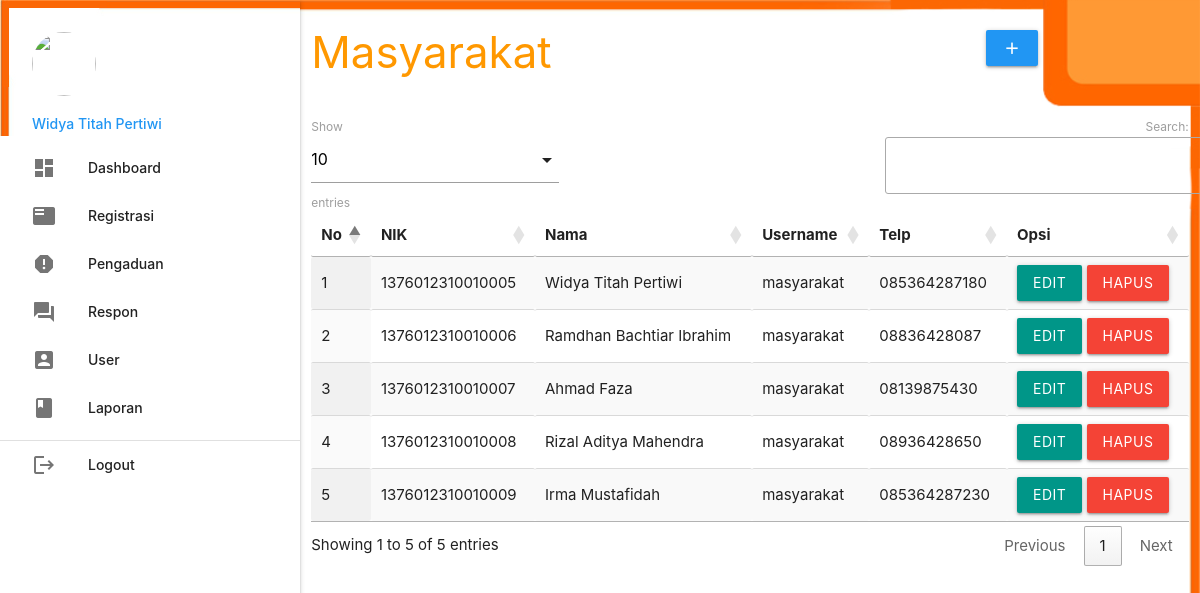
The app's page /admin/index.php?p=registrasi (signed in) with its own data.
### tables this page shows
CREATE TABLE `masyarakat` (
  `nik` varchar(16) NOT NULL,
  `nama` varchar(35) NOT NULL,
  `username` varchar(25) NOT NULL,
  `password` varchar(255) NOT NULL,
  `telp` varchar(13) NOT NULL
);

### admin/registrasi.php (the view, shortened to what this page needs)
       <div class="row">
         <div class="col s12 m9">
           <h3 class="orange-text">Masyarakat</h3>
         </div>
         <div class="col s12 m3">
           <div class="section"></div>
           <a class="waves-effect waves-light btn modal-trigger blue" href="#modal1"><i class="material-icons">add</i></a>
         </div>
       </div>
       <table id="example" class="display responsive-table" style="width:100%">
         <thead>
             <tr>
				<th>No</th>
				<th>NIK</th>
				<th>Nama</th>
				<th>Username</th>
				<th>Telp</th>
               	<th>Opsi</th>
             </tr>
         </thead>
         <tbody>
<?php
	$no=1;
	$query = mysqli_query($koneksi,"SELECT * FROM masyarakat ORDER BY nik ASC");
	while ($r=mysqli_fetch_assoc($query)) { ?>
	<tr>
		<td><?php echo $no++; ?></td>
		<td><?php echo $r['nik']; ?></td>
		<td><?php echo $r['nama']; ?></td>
		<td><?php echo $r['username']; ?></td>
		<td><?php echo $r['telp']; ?></td>
		<td><a class="btn teal modal-trigger" href="#regis_edit?nik=<?php echo $r['nik'] ?>">Edit</a> <a onclick="return confirm('Anda Yakin Ingin Menghapus Y/N')" class="btn red" href="index.php?p=regis_hapus&nik=<?php echo $r['nik'] ?>">Hapus</a></td>
	</tr>
           <?php  }
            ?>
         </tbody>
       </table>

### records on screen
masyarakat: nik "1376012310010005", nama "Widya Titah Pertiwi", username "masyarakat", telp "085364287180"
masyarakat: nik "1376012310010006", nama "Ramdhan Bachtiar Ibrahim", username "masyarakat", telp "08836428087"
masyarakat: nik "1376012310010007", nama "Ahmad Faza", username "masyarakat", telp "08139875430"
masyarakat: nik "1376012310010008", nama "Rizal Aditya Mahendra", username "masyarakat", telp "08936428650"
masyarakat: nik "1376012310010009", nama "Irma Mustafidah", username "masyarakat", telp "085364287230"

### other values on screen
$_SESSION['data']['nama_petugas'] "Widya Titah Pertiwi"
